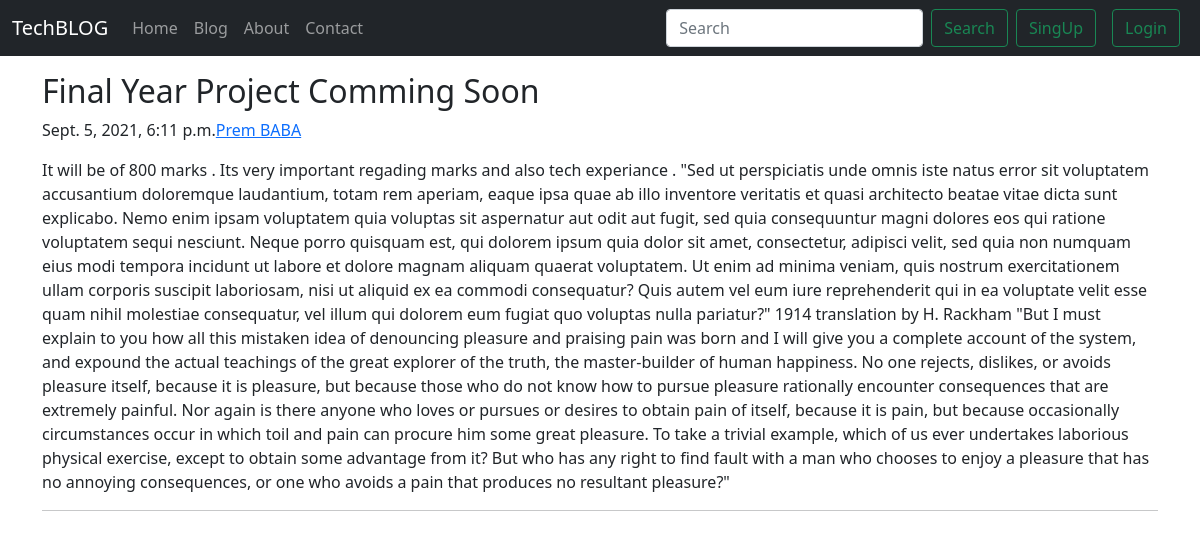
The page /blogpage/ on the database its author committed.
### blog/models.py (models this page shows, shortened)
class Post(models.Model):
    S_no=models.AutoField(primary_key=True)
    title=models.CharField(max_length=100)
    content=models.TextField()
    author=models.CharField(max_length=10)
    slug=models.CharField(max_length=100)
    timestamp=models.DateTimeField(blank=True)

### blog/views.py (the view)
# urls.py: url(r'^blogpage/',views.blogpage,name='blogpage'),
def blogpage(request):
    post =Post.objects.filter().first()
    comment=BlogComment.objects.filter(post=post)
    my_dict={'post':post,'comments':comment}
    return render(request,'blog/blogpage.html',context=my_dict)

### templates/blog/blogpage.html (shortened to what this page needs)
{% extends 'blog/base.html' %}
{% block blogpageactive %} active {% endblock blogpageactive %}
{% block body %}
<div class="container my-3">
<article class="blog-post">
    <h2 class="blog-post-title">{{post.title}}</h2>
    <p class="blog-post-meta">{{post.timestamp}}<a href="/about">{{post.author}}</a></p>
    <p>{{post.content}}</p>
    <hr>
  </article>
</div>
{% endblock body %}

### rows shown on the page
Post: title "Final Year Project Comming Soon", timestamp "Sept. 5, 2021, 6:11 p.m.", author "Prem BABA", content "It will be of 800 marks . Its very important regading marks and also tech experiance . \"Sed ut perspiciatis unde omnis iste natus error sit voluptatem accusantium doloremque laudantium, totam rem aperiam, eaque ipsa quae ab illo inventore veritatis et quasi architecto beatae vitae dicta sunt explicabo. Nemo enim ipsam voluptatem quia voluptas sit aspernatur aut odit aut fugit, sed quia consequuntur magni dolores eos qui ratione voluptatem sequi nesciunt. Neque porro quisquam est, qui dolorem ipsum quia dolor sit amet, consectetur, adipisci velit, sed quia non numquam eius modi tempora incidunt ut labore et dolore magnam aliquam quaerat voluptatem. Ut enim ad minima veniam, quis nostrum…"
